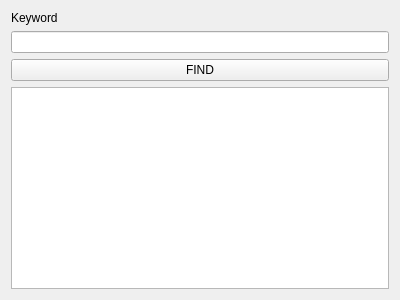
<?xml version="1.0" encoding="UTF-8"?>
<ui version="4.0">
 <class>TextFinder</class>
 <widget class="QWidget" name="TextFinder">
  <property name="geometry">
   <rect>
    <x>0</x>
    <y>0</y>
    <width>400</width>
    <height>300</height>
   </rect>
  </property>
  <property name="windowTitle">
   <string>TextFinder</string>
  </property>
  <layout class="QVBoxLayout" name="verticalLayout">
   <item>
    <widget class="QLabel" name="label">
     <property name="text">
      <string>Keyword</string>
     </property>
    </widget>
   </item>
   <item>
    <widget class="QLineEdit" name="lineEdit"/>
   </item>
   <item>
    <widget class="QPushButton" name="findButton">
     <property name="text">
      <string>FIND</string>
     </property>
    </widget>
   </item>
   <item>
    <widget class="QTextEdit" name="textEdit"/>
   </item>
  </layout>
 </widget>
 <layoutdefault spacing="6" margin="11"/>
 <resources/>
 <connections/>
</ui>
